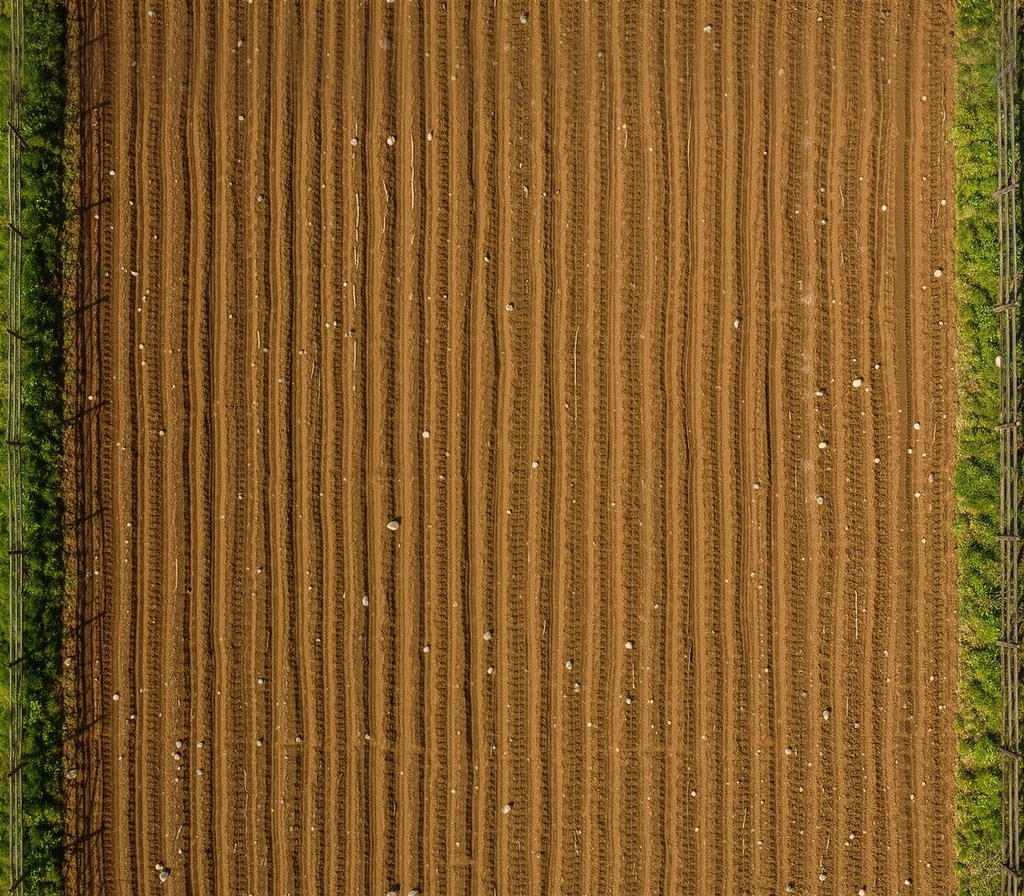
#> input picture Assets/_Project/Art/Track/ground.png, 1024 x 896 px
$ python seamless_ground.py ../../Assets/_Project/Art/Track/ground.png ../../Assets/_Project/Art/Track/ground.png 5 100
#> lines starting #> are read from the running program, lines starting #| are printed output that depends on the picture
"""Make a ground image tile seamlessly top-to-bottom and save it at game size.

Usage: python seamless_ground.py <input.png> <output ground.png> [band_px=256] [width=1024]
The bottom band is cross-faded into the top, so the last row flows into the first.
"""
import sys

import numpy as np
from PIL import Image

src, dst = sys.argv[1], sys.argv[2]
band = int(sys.argv[3]) if len(sys.argv) > 3 else 256
width = int(sys.argv[4]) if len(sys.argv) > 4 else 1024

im = np.asarray(Image.open(src).convert("RGB"), dtype=np.float32)
h = im.shape[0]
#> h = 896
a = np.linspace(0, 1, band, dtype=np.float32)[:, None, None]
top = im[h - band:] * (1 - a) + im[:band] * a
out = np.concatenate([top, im[band:h - band]], axis=0)
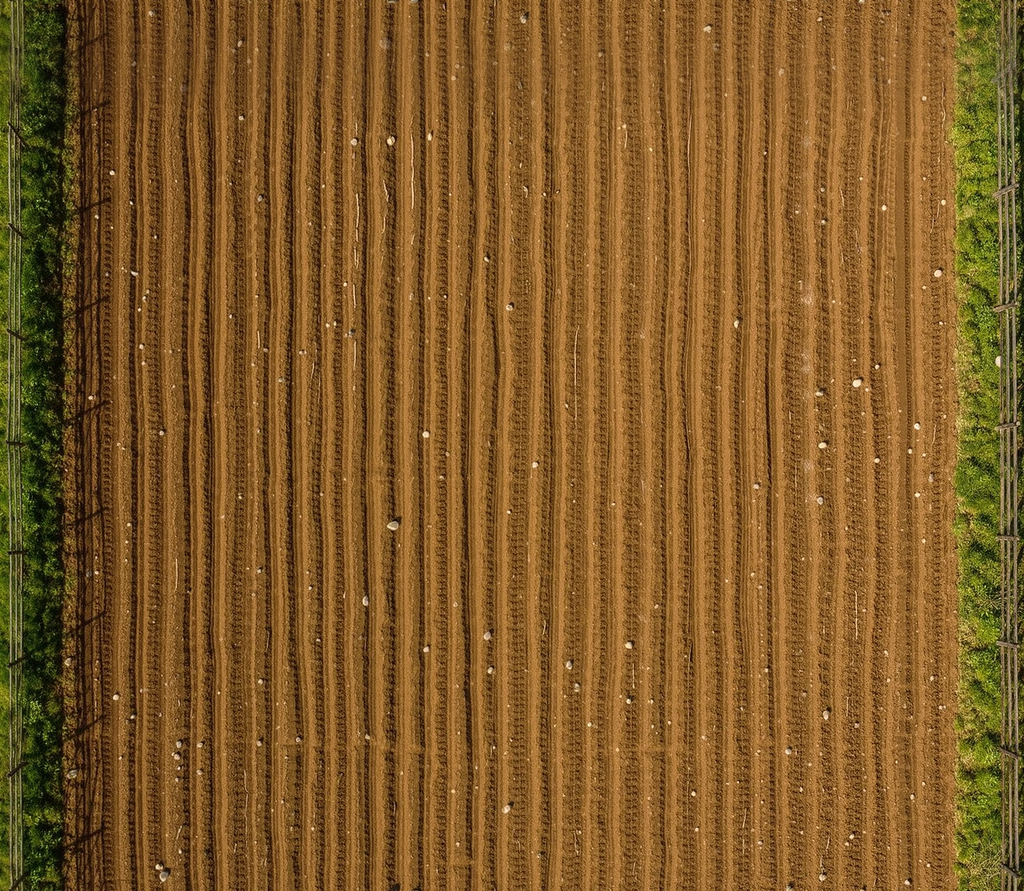
#> out: shape (891, 1024, 3) float32; mean R, G, B 128.1, 90.3, 40.3
print("seam diff", np.abs(out[0] - out[-1]).mean().round(1), "adjacent rows", np.abs(out[0] - out[1]).mean().round(1))
#| seam diff 16.3 adjacent rows 15.0
img = Image.fromarray(out.clip(0, 255).astype(np.uint8))
img = img.resize((width, round(width * img.height / img.width)), Image.LANCZOS)
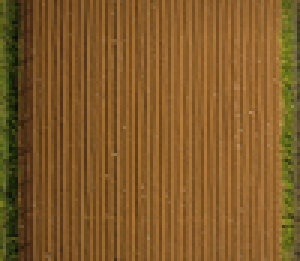
#> img: PIL image 100x87 RGB (shown 3 times larger); mean R, G, B 128.2, 90.3, 40.3
img.save(dst, optimize=True)
print("saved", dst, img.size)
#| saved ../../Assets/_Project/Art/Track/ground.png (100, 87)
